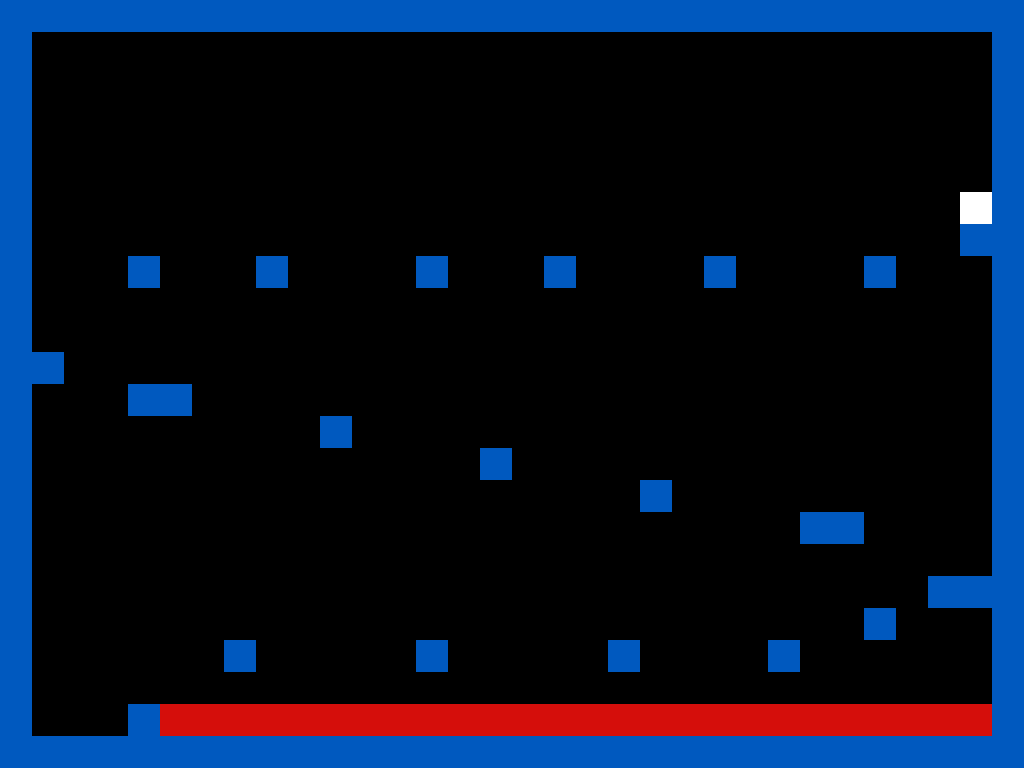

This is a level from a 2D game, rendered from its Tiled map with the project's own tilesets. A one-line summary and the map file follow, with tile-layer data summarised:
An orthogonal 32x24 tile map with 32x32 px tiles, 1 tile layer (Main Tiles) and 29 objects (26x solid, player, end, damage).

<map version="2017.05.26" orientation="orthogonal" renderorder="right-down" width="32" height="24" tilewidth="32" tileheight="32" nextobjectid="47">
 <tileset firstgid="1" source="tileset.tsx" />
 <layer name="Main Tiles" width="32" height="24">
  <data>[768 cells, 158 non-empty, 3 distinct tile ids]</data>
 </layer>
 <objectgroup name="Main Objects">
  <object id="1" name="solid" x="0" y="0" width="1024" height="32" />
  <object id="2" name="solid" x="0" y="32" width="32" height="736" />
  <object id="5" name="solid" x="32" y="736" width="992" height="32" />
  <object id="6" name="solid" x="992" y="32" width="32" height="704" />
  <object id="7" name="solid" x="224" y="640" width="32" height="32" />
  <object id="15" name="solid" x="416" y="640" width="32" height="32" />
  <object id="17" name="solid" x="608" y="640" width="32" height="32" />
  <object id="18" name="solid" x="320" y="416" width="32" height="32" />
  <object id="20" name="solid" x="768" y="640" width="32" height="32" />
  <object id="21" name="solid" x="864" y="608" width="32" height="32" />
  <object id="22" name="solid" x="928" y="576" width="32" height="32" />
  <object id="23" name="solid" x="960" y="576" width="32" height="32" />
  <object id="24" name="solid" x="832" y="512" width="32" height="32" />
  <object id="25" name="solid" x="800" y="512" width="32" height="32" />
  <object id="26" name="solid" x="640" y="480" width="32" height="32" />
  <object id="27" name="solid" x="480" y="448" width="32" height="32" />
  <object id="28" name="solid" x="128" y="704" width="32" height="32" />
  <object id="29" name="player" x="64" y="672" width="32" height="32" />
  <object id="32" name="end" x="960" y="192" width="32" height="32" />
  <object id="35" name="solid" x="128" y="384" width="64" height="32" />
  <object id="36" name="solid" x="32" y="352" width="32" height="32" />
  <object id="38" name="solid" x="128" y="256" width="32" height="32" />
  <object id="39" name="solid" x="256" y="256" width="32" height="32" />
  <object id="41" name="solid" x="416" y="256" width="32" height="32" />
  <object id="42" name="solid" x="544" y="256" width="32" height="32" />
  <object id="43" name="solid" x="704" y="256" width="32" height="32" />
  <object id="44" name="solid" x="864" y="256" width="32" height="32" />
  <object id="45" name="solid" x="960" y="224" width="32" height="32" />
  <object id="46" name="damage" x="160" y="704" width="832" height="32" />
 </objectgroup>
</map>
